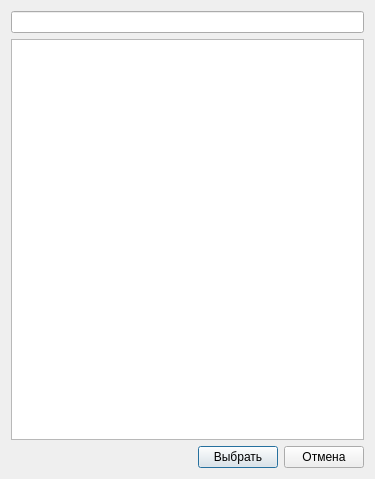
<?xml version="1.0" encoding="UTF-8"?>
<ui version="4.0">
    <class>SelectUserDialog</class>
    <widget class="QDialog" name="SelectUserDialog">
        <property name="geometry">
            <rect>
                <x>0</x>
                <y>0</y>
                <width>375</width>
                <height>479</height>
            </rect>
        </property>
        <property name="windowTitle">
            <string>Выбор пользователя</string>
        </property>
        <layout class="QGridLayout" name="gridLayout_2">
            <item row="0" column="0">
                <layout class="QGridLayout" name="gridLayout">
                    <item row="1" column="0">
                        <widget class="QTreeView" name="treeView"/>
                    </item>
                    <item row="2" column="0">
                        <layout class="QHBoxLayout" name="horizontalLayout">
                            <item>
                                <spacer name="horizontalSpacer">
                                    <property name="orientation">
                                        <enum>Qt::Horizontal</enum>
                                    </property>
                                    <property name="sizeHint" stdset="0">
                                        <size>
                                            <width>40</width>
                                            <height>20</height>
                                        </size>
                                    </property>
                                </spacer>
                            </item>
                            <item>
                                <widget class="QPushButton" name="selectButton">
                                    <property name="text">
                                        <string>Выбрать</string>
                                    </property>
                                </widget>
                            </item>
                            <item>
                                <widget class="QPushButton" name="cancelButton">
                                    <property name="text">
                                        <string>Отмена</string>
                                    </property>
                                </widget>
                            </item>
                        </layout>
                    </item>
                    <item row="0" column="0">
                        <widget class="QLineEdit" name="lineEdit"/>
                    </item>
                </layout>
            </item>
        </layout>
    </widget>
    <resources/>
    <connections/>
</ui>
